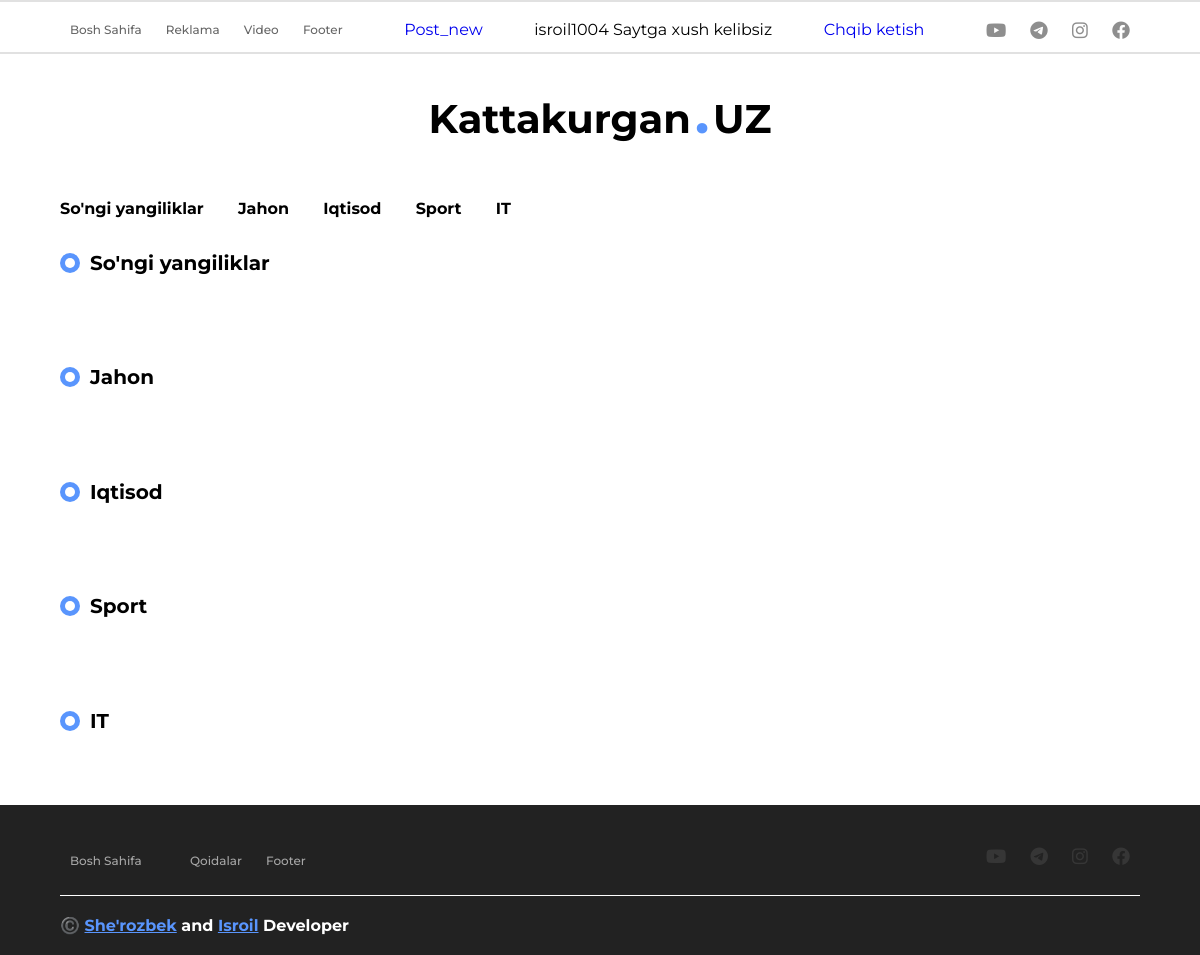
The page /?category=Jahon (signed in) on the database its author committed.
### backend/models.py (models this page shows, shortened)
class Category(models.Model):
    name = models.CharField(max_length=200)

### backend/views.py (the view)
# urls.py: path('', rasm, name='home'),
def rasm(request):
    category = request.GET.get('category')
    if category == None:
        post = Post.objects.all()
    else:
        post = Post.objects.filter(category__name=category)
    categories = Category.objects.all()
    context = {
        'posts':post[::-1],
        'categories':categories
        }
    return render(request,'projects/project.html',context)

### backend/templates/projects/project.html (shortened to what this page needs)
{% extends 'index.html' %}
{% block content %}
{% for category in categories %}
<div class="centeru">
    <div class="tab-name">
      <div class="svg">
        <div class="on"></div>
      </div>
      <p>{{category.name}}</p>
    </div>
  </div>
<div class="container">
    <div class="main min">
      <main class="main-blog-section">
        <section class="blog section">
          <div class="blog-wrapper">
          </div>
    </div>
  </div>
{% endfor %}
{% endblock content %}

### templates/navbar.html (shortened to what this page needs)
<header>
    <div class="centeru">
      <div class="navbar-1  wrap">
        <div class="menu-1">
          <a href="{% url 'home' %}">Bosh Sahifa</a>
          <a href="#">Reklama</a>
          <a href="Qoidalar.html">Video</a>
          <a href="#odam">Footer</a>
        </div>
        {% if user.is_superuser %}
<a href="{% url 'post_new' %}">Post_new</a>
<p>{{ user.username }} Saytga xush kelibsiz</p>
<a href="{% url  'logout' %}">Chqib ketish</a>
{% endif %}
        <div class="social-media">
          <i class="fa-brands fa-youtube"></i>
          <i class="fa-brands fa-telegram"></i>
          <i class="fa-brands fa-instagram"></i>
          <i class="fa-brands fa-facebook"></i>
        </div>
      </div>
    </div>
    <hr>
    <div class="logo">
      <p>Kattakurgan<span>.</span>UZ</p>
    </div>
    <div class="centeru clone">
      <div class="navbar-2">
        <div class="menu-1">
            {% for category in categories %}
            <a href="{% url 'home' %}?category={{category.name}}">{{category.name}}</a>
            {% endfor %}
        </div>
      </div>
    </div>
  </header>

### static/css/main.css (style rules this page uses)
* { margin: 0; padding: 0; text-decoration: none; outline: none; box-sizing: border-box; font-family: "Montserrat", "Poppins", "Manrope", "Lobster Two"; }
header { width: 100%; }
header * { font-family: "Montserrat"; }
.centeru { width: 90%; margin: 0 auto; }
hr { border: 0.5px solid rgba(0, 0, 0, 0.116); }
.navbar-1 { width: 100%; height: 50px; display: flex; align-items: center; justify-content: space-between; }
.navbar-1 .menu-1 a { font-size: 12px; margin: 20px 10px; font-weight: 500; color: black; opacity: 0.6; transition: 0.2s ease-in-out; }
.navbar-1 .social-media i { margin: 0 3px; font-size: 18px; color: #444; opacity: 0.6; transition: 0.4s ease-in-out; }
.logo { width: 100%; margin: 40px 0; display: flex; align-items: center; justify-content: center; }
.logo p { font-size: 40px; font-weight: 700; }
.logo p span { font-weight: 900; color: #5995fd; display: inline-block; margin: 0 5px; }
header .navbar-2 { width: 100%; height: 50px; display: flex; align-items: center; justify-content: space-between; }
.navbar-2 .menu-1 a { position: relative; font-size: 16px; margin-right: 30px; font-weight: 700; font-family: "Montserrat"; color: black; transition: 0.2s ease-in-out; }
.navbar-2 .menu-1 a:after { content: ""; position: absolute; background-color: #5995fd; height: 3px; width: 0%; left: 0; bottom: -6px; transition: 0.4s ease-in-out; }
.svg { width: 20px; height: 20px; display: flex; align-items: center; justify-content: center; background-color: #5995fd; border-radius: 50%; }
.tab-name { width: 100%; display: flex; align-items: center; justify-content: start; height: 60px; z-index: 21; }
.tab-name p { margin: 0 10px; font-weight: 700; font-size: 20px; }
.svg .on { width: 10px; height: 10px; background-color: white; border-radius: 50%; }
.wrap { flex-wrap: wrap; }
.wrap .social-media i { margin: 10px; }

### static/css/blog.css (style rules this page uses)
:root { --dark-one: #333; --dark-two: #7a7a7a; --main-color: #784cfb; --light-one: #fff; --light-two: #e8f3ff; --light-three: #f6f7fb; }
*, *::before, *::after { margin: 0; padding: 0; box-sizing: border-box; }
html { scroll-behavior: smooth; }
body, .main-blog-section button, .main-blog-section input, .main-blog-section textarea { font-family: "Poppins", sans-serif; }
.main-blog-section .section { padding: 1rem 0; overflow: hidden; }
.main-blog-section .blog-wrapper { display: flex; width: 100%; justify-content: space-around; flex-direction: column; align-items: center; flex-wrap: wrap; }

### static/css/about.css (style rules this page uses)
.card-body button, a { display: inline-block; }

### rows shown on the page
Category: name "So'ngi yangiliklar"
Category: name "Jahon"
Category: name "Iqtisod"
Category: name "Sport"
Category: name "IT"

### other values the page prints
{{ user.username }} "isroil1004"
